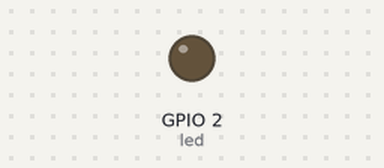
This sketch was run on a simulated ESP8266 (NodeMCU). Shown: output pins drawn as LEDs (lit = HIGH). WiFi joins after 1.5 s; servers stay silent unless stated; what the sketch prints to the serial monitor is not drawn.

Above: at 2.2 s.
At 32.7 s:
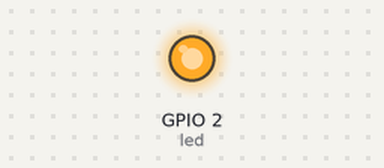
Timing chart, 0 to 80.8 s (numbered marks = the images above):
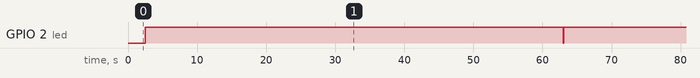

Measured:
- by itself, GPIO 2 (led): alternates HIGH for 60.5 s and LOW for 0.10 s

The sketch:

8266_Stream_Signal_LedBuiltin.ino
```cpp
#include <ESP8266WiFi.h>
#include <WiFiClient.h>
#include <ESP8266WebServer.h>
#include <ESP8266HTTPClient.h>

const char *ssid = "your_WiFi_SSID";
const char *password = "your_WiFi_password";

const char *host = "www.google.com";
const int port = 80;

const char *twitch_channel = "4Xsample";
const char *twitch_api = "https://api.twitch.tv/kraken/streams/";

int led = 2;
bool internetConnected = false;

void setup()
{
  pinMode(led, OUTPUT);
  digitalWrite(led, LOW);
  Serial.begin(115200);
  WiFi.begin(ssid, password);
  while (WiFi.status() != WL_CONNECTED)
  {
    delay(1000);
    Serial.println("Connecting to WiFi...");
  }
  Serial.println("Connected to WiFi");
  internetConnected = true;
}

void loop()
{
  if (ping(host))
  {
    if (!internetConnected)
    {
      internetConnected = true;
    }
    String url = String(twitch_api) + String(twitch_channel);
    WiFiClient client;
    HTTPClient http;
    http.begin(client, url);
    int httpCode = http.GET();
    if (httpCode == 200)
    {
      String payload = http.getString();
      if (payload.indexOf("\"stream\":null") >= 0)
      {
        digitalWrite(led, LOW);
        delay(5000);
        digitalWrite(led, HIGH);
        delay(100);
        digitalWrite(led, LOW);
        delay(5000);
      }
      else
      {
        digitalWrite(led, HIGH);
      }
    }
    else
    {
      digitalWrite(led, LOW);
      delay(100);
      digitalWrite(led, HIGH);
      delay(100);
    }
    http.end();
  }
  else
  {
    if (internetConnected)
    {
      internetConnected = false;
    }
    digitalWrite(led, LOW);
    delay(300);
    digitalWrite(led, HIGH);
    delay(300);
    digitalWrite(led, LOW);
    delay(300);
    digitalWrite(led, HIGH);
    delay(300);
    digitalWrite(led, LOW);
    delay(900);
  }
  delay(60000);
}

bool ping(const char *host)
{
  WiFiClient client;
  if (client.connect(host, port))
  {
    return true;
  }
  else
  {
    return false;
  }
}
```
